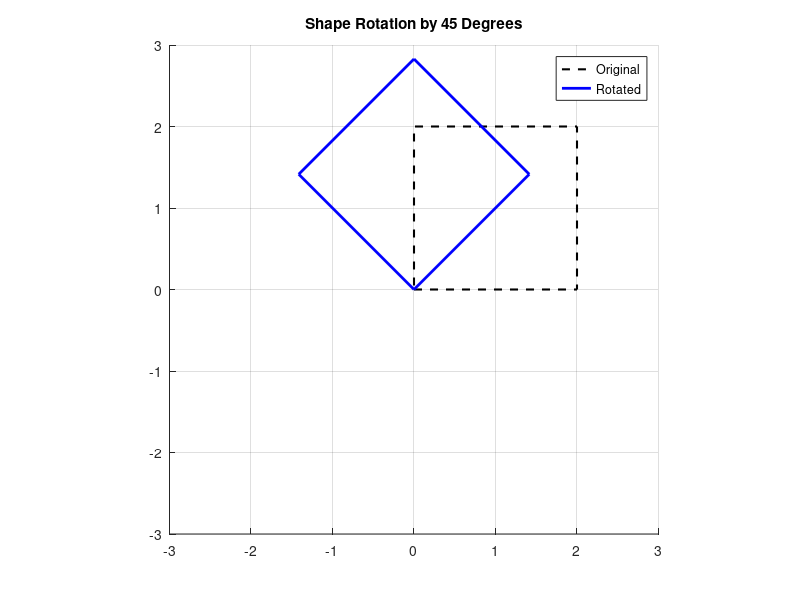

Write MATLAB code to recreate this figure.
function rotated_pts = matrixTransform(theta_deg)
    if nargin < 1
        theta_deg = 45;
    end

    % define a 2D square as a 2x5 matrix (X coords in row 1, Y in row 2)
    % last point repeats the first to close the shape
    square_pts = [0, 2, 2, 0, 0; 
                  0, 0, 2, 2, 0];
              
    figure;
    hold on;
    axis equal;
    grid on;

    % plot original 
    plot(square_pts(1,:), square_pts(2,:), 'k--', 'LineWidth', 1.5);
    xlim([-3 3]);
    ylim([-3 3]);
    title(sprintf('Shape Rotation by %d Degrees', theta_deg));

    % rotate and plot
    R = [cosd(theta_deg), -sind(theta_deg); 
         sind(theta_deg),  cosd(theta_deg)];
    rotated_pts = R * square_pts;
    
    plot(rotated_pts(1,:), rotated_pts(2,:), 'b-', 'LineWidth', 2);
    legend('Original', 'Rotated');
    hold off;
end
